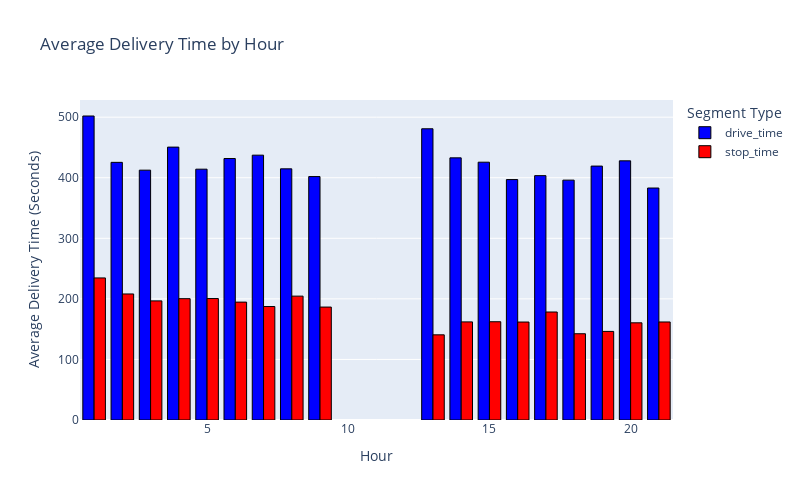

Notebook code for this chart:
### Markdown cell above
two gaps, maybe a bit shorter in the afternoon/evening

### Code cell
average_time_by_hour = merged_df.groupby("hour")[["drive_time", "stop_time"]].mean().reset_index()

fig = px.bar(average_time_by_hour, x="hour", y=["drive_time", "stop_time"], 
             title="Average Delivery Time by Hour", 
             labels={"hour": "Hour", "value": "Average Delivery Time (Seconds)", "variable": "Segment Type"},
             color_discrete_map={"drive_time": "blue", "stop_time": "red"},
             barmode="group")


fig.update_traces(marker=dict(line=dict(width=1, color='Black')))
fig.update_layout(width=800, height=500)
fig.show()

### Figure 1 — Plotly figure (JSON) as saved in the notebook; plotly's stock layout.template omitted (floating-point values rounded to 4 significant figures)
{"data": [{"alignmentgroup": "True", "hovertemplate": "Segment Type=drive_time<br>Hour=%{x}<br>Average Delivery Time (Seconds)=%{y}<extra></extra>", "legendgroup": "drive_time", "marker": {"color": "blue", "line": {"color": "Black", "width": 1}, "pattern": {"shape": ""}}, "name": "drive_time", "offsetgroup": "drive_time", "orientation": "v", "showlegend": true, "textposition": "auto", "type": "bar", "x": [1, 2, 3, 4, 5, 6, 7, 8, 9, 13, 14, 15, 16, 17, 18, 19, 20, 21], "xaxis": "x", "y": [501.9, 425.4, 412.5, 450.6, 414.1, 431.7, 437.3, 414.7, 401.9, 480.8, 432.9, 425.7, 397.0, 403.5, 396.1, 419.2, 427.9, 383.0], "yaxis": "y"}, {"alignmentgroup": "True", "hovertemplate": "Segment Type=stop_time<br>Hour=%{x}<br>Average Delivery Time (Seconds)=%{y}<extra></extra>", "legendgroup": "stop_time", "marker": {"color": "red", "line": {"color": "Black", "width": 1}, "pattern": {"shape": ""}}, "name": "stop_time", "offsetgroup": "stop_time", "orientation": "v", "showlegend": true, "textposition": "auto", "type": "bar", "x": [1, 2, 3, 4, 5, 6, 7, 8, 9, 13, 14, 15, 16, 17, 18, 19, 20, 21], "xaxis": "x", "y": [234.6, 208.1, 196.7, 200.4, 200.5, 194.6, 187.4, 204.5, 186.5, 140.6, 162.0, 162.2, 161.7, 178.3, 142.4, 146.3, 160.5, 161.9], "yaxis": "y"}], "layout": {"barmode": "group", "height": 500, "legend": {"title": {"text": "Segment Type"}, "tracegroupgap": 0}, "title": {"text": "Average Delivery Time by Hour"}, "width": 800, "xaxis": {"anchor": "y", "domain": [0, 1], "title": {"text": "Hour"}}, "yaxis": {"anchor": "x", "domain": [0, 1], "title": {"text": "Average Delivery Time (Seconds)"}}}}
